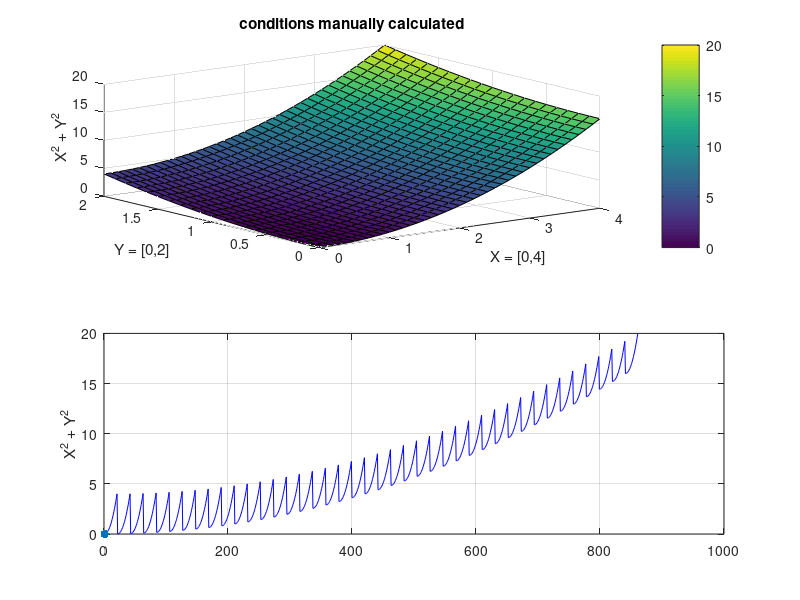
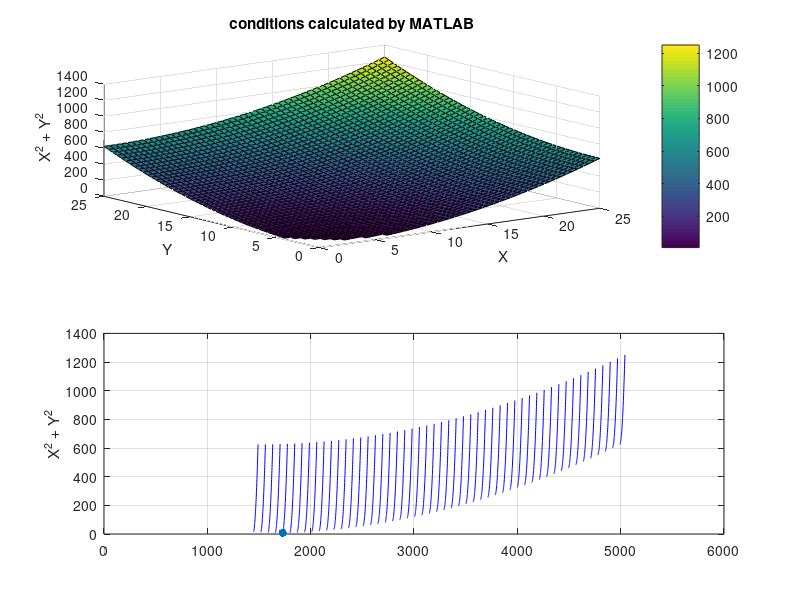

The MATLAB script that drew these images, in order:
clear all
close all
clc

%% Approach 1 (conditions calcuated manually)
% (most likely incorrect)
x = 0: 0.1: 4;
y = 0: 0.1: 2;
[X,Y] = meshgrid(x,y);

objective_function = X.^2 + Y.^2;

[app1.min_val, Idx] = min(objective_function(:));
[app1.min_row, app1.min_col] = ind2sub(size(objective_function), Idx);

app1.min_val_x = X(app1.min_row, app1.min_col);
app1.min_val_y = Y(app1.min_row, app1.min_col);

figure(1), subplot(2,1,1), surf(X, Y, objective_function), colorbar
xlabel('X = [0,4]'), ylabel('Y = [0,2]'), zlabel('X^2 + Y^2'), title('conditions manually calculated')
subplot(2,1,2), plot(1:length(objective_function(:)), objective_function(:), 'b'), ylabel('X^2 + Y^2'), hold on
scatter(Idx, min(objective_function(:)), 'ro', 'filled'), grid on



%% Approach 2 (conditions calculated by MATLAB)

v = -10:0.5:25;
[X,Y] = meshgrid(v);

conditions = (X + 3*Y >= 6) & (X + Y >= 4) & (X >= 0) & (Y >= 0);   % contains logical 0's and 1's
         
conditions = double(conditions);
conditions(conditions == 0) = NaN;

X = X .* conditions;
Y = Y .* conditions;

objective_function = X.^2 + Y.^2;

[app2.min_val, Idx] = min(objective_function(:));
[app2.min_row, app2.min_col] = ind2sub(size(objective_function), Idx);

app2.min_val_x = X(app2.min_row, app2.min_col);
app2.min_val_y = Y(app2.min_row, app2.min_col);

figure(2), subplot(2,1,1), surf(X, Y, objective_function), colorbar
xlabel('X'), ylabel('Y'), zlabel('X^2 + Y^2'), title('conditions calculated by MATLAB')
subplot(2,1,2), plot(1:length(objective_function(:)), objective_function(:), 'b'), ylabel('X^2 + Y^2'), hold on
scatter(Idx, min(objective_function(:)), 'ro', 'filled'), grid on
